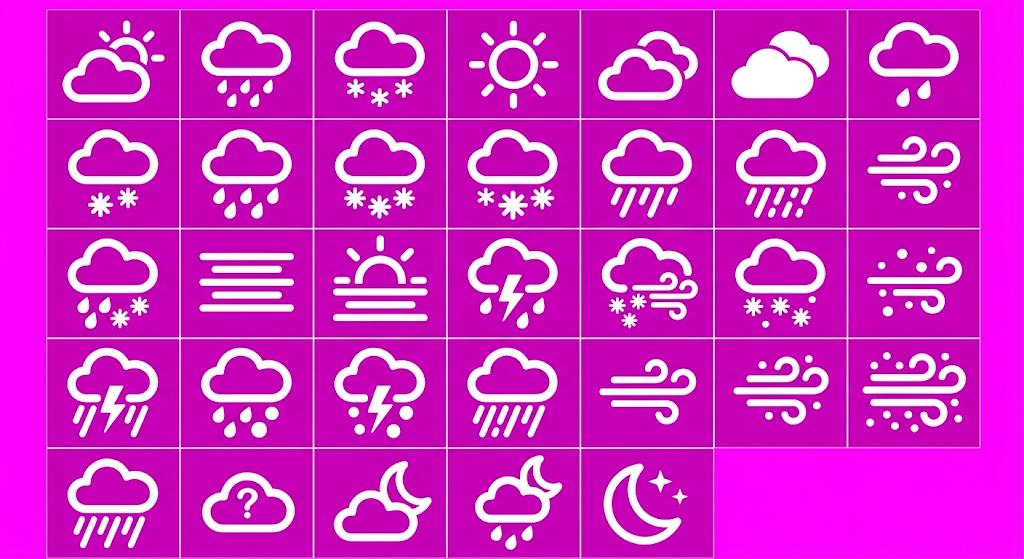
#> input picture sample-watchfaces/concentric-dial-half/weather-sheet.png, 1024 x 559 px
$ python weather.py
#> lines starting #> are read from the running program, lines starting #| are printed output that depends on the picture; long printed decimals are rounded
#!/usr/bin/env python3
"""Cuts the 29 weather icons (Zepp index order) out of weather-sheet.png (a generated sheet: white icons on a magenta panel) into project/images/weather/wNN.png, 34x34, white, alpha from the green channel."""
import os,json
import numpy as np
from PIL import Image
HERE=os.path.dirname(os.path.abspath(__file__)); OUT=HERE+'/project/images/weather/'; os.makedirs(OUT,exist_ok=True)
sheet=Image.open(HERE+'/weather-sheet.png').convert('RGB'); a=np.array(sheet).astype('float32')
#> further down, sheet is the input picture: PIL image 1024x559 RGB; mean R, G, B 212, 40.9, 200.8
COLS,ROWS=7,5; X0,Y0,CW,CH=47,10,133.7,109.6
# reading-order cell index in the sheet for each Zepp weather index 0..28 (cells 4, 12, 19 and 26 of the sheet are alternates that are not used)
CELL=[0,1,2,3,5,6,7,8,9,10,11,13,14,15,16,17,18,20,21,22,23,24,25,27,28,29,30,31,32]
assert len(CELL)==29
def cell_alpha(c):
#> called with c = 0
    r,k=divmod(c,COLS); x0,y0=int(X0+k*CW)+6,int(Y0+r*CH)+6; x1,y1=int(X0+(k+1)*CW)-6,int(Y0+(r+1)*CH)-6
    g=a[y0:y1,x0:x1,1]; al=np.clip((g-40)/180.0,0,1)          # panel is pink/magenta (G~0), the icon white (G~255)
    return al
als=[cell_alpha(c) for c in CELL]
#> in cell_alpha (call 19), `r, k = divmod(c, COLS)`: r = 3; k = 0
#> in cell_alpha (call 19), `x0, y0 = (int(X0 + k * CW) + 6, int(Y0 + r * CH) + 6)`: x0 = 53; y0 = 344
#> in cell_alpha (call 19), `x1, y1 = (int(X0 + (k + 1) * CW) - 6, int(Y0 + (r + 1) * CH) - 6)`: x1 = 174; y1 = 442
#> in cell_alpha (call 19), `al = np.clip((g - 40) / 180.0, 0, 1)`:
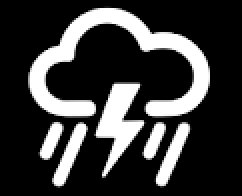
#> al: shape (98, 121) float32 (shown 2 times larger); min 0, max 1, mean 0.227
#> in cell_alpha (call 20), `r, k = divmod(c, COLS)`: k = 1
#> in cell_alpha (call 20), `x0, y0 = (int(X0 + k * CW) + 6, int(Y0 + r * CH) + 6)`: x0 = 186
#> in cell_alpha (call 20), `x1, y1 = (int(X0 + (k + 1) * CW) - 6, int(Y0 + (r + 1) * CH) - 6)`: x1 = 308
#> in cell_alpha (call 20), `al = np.clip((g - 40) / 180.0, 0, 1)`:
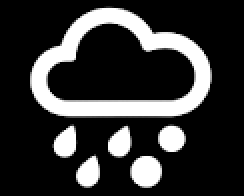
#> al: shape (98, 122) float32 (shown 2 times larger); min 0, max 1, mean 0.206
#> in cell_alpha (call 21), `r, k = divmod(c, COLS)`: k = 2
#> in cell_alpha (call 21), `x0, y0 = (int(X0 + k * CW) + 6, int(Y0 + r * CH) + 6)`: x0 = 320
#> in cell_alpha (call 21), `x1, y1 = (int(X0 + (k + 1) * CW) - 6, int(Y0 + (r + 1) * CH) - 6)`: x1 = 442
#> in cell_alpha (call 21), `al = np.clip((g - 40) / 180.0, 0, 1)`:
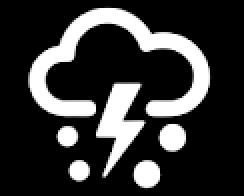
#> al: shape (98, 122) float32 (shown 2 times larger); min 0, max 1, mean 0.211
#> in cell_alpha (call 22), `r, k = divmod(c, COLS)`: k = 3
#> in cell_alpha (call 22), `x0, y0 = (int(X0 + k * CW) + 6, int(Y0 + r * CH) + 6)`: x0 = 454
#> in cell_alpha (call 22), `x1, y1 = (int(X0 + (k + 1) * CW) - 6, int(Y0 + (r + 1) * CH) - 6)`: x1 = 575
#> in cell_alpha (call 22), `g = a[y0:y1, x0:x1, 1]`:
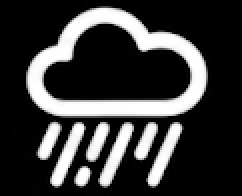
#> g: shape (98, 121) float32 (shown 2 times larger); min 0, max 255, mean 58.3
#> in cell_alpha (call 22), `al = np.clip((g - 40) / 180.0, 0, 1)`:
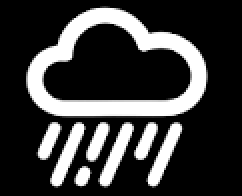
#> al: shape (98, 121) float32 (shown 2 times larger); min 0, max 1, mean 0.232
#> in cell_alpha (call 23), `r, k = divmod(c, COLS)`: k = 4
#> in cell_alpha (call 23), `x0, y0 = (int(X0 + k * CW) + 6, int(Y0 + r * CH) + 6)`: x0 = 587
#> in cell_alpha (call 23), `x1, y1 = (int(X0 + (k + 1) * CW) - 6, int(Y0 + (r + 1) * CH) - 6)`: x1 = 709
#> in cell_alpha (call 23), `g = a[y0:y1, x0:x1, 1]`:
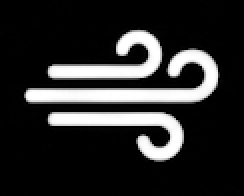
#> g: shape (98, 122) float32 (shown 2 times larger); min 0, max 255, mean 43.6
#> in cell_alpha (call 23), `al = np.clip((g - 40) / 180.0, 0, 1)`:
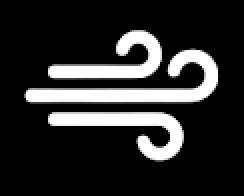
#> al: shape (98, 122) float32 (shown 2 times larger); min 0, max 1, mean 0.174
#> als = 29 items
boxes=[]
for al in als:
    ys,xs=np.where(al>0.35); boxes.append((xs.min(),xs.max(),ys.min(),ys.max()))
#> this loop made 29 passes
#> after the loop, boxes = 29 items, first 6: (9, 111, 4, 86), (15, 104, 5, 90), (15, 104, 6, 90), (15, 104, 5, 92), (10, 107, 15, 81), (14, 103, 6, 90)
mx=max(max(b[1]-b[0],b[3]-b[2]) for b in boxes)+1
#> mx = 104
SC=30.0/mx                                   # one scale for all, so every icon keeps its relative size
#> SC = 0.288
names=[]
for i,(al,b) in enumerate(zip(als,boxes)):
    cx,cy=(b[0]+b[1])/2,(b[2]+b[3])/2; R=mx*0.5+3
    crop=np.zeros((int(2*R),int(2*R)),dtype='float32');
    x0,y0=int(cx-R),int(cy-R)
    for yy in range(crop.shape[0]):
        for xx in range(crop.shape[1]):
            sy,sx=y0+yy,x0+xx
            if 0<=sy<al.shape[0] and 0<=sx<al.shape[1]: crop[yy,xx]=al[sy,sx]
    img=Image.fromarray((crop*255).astype('uint8'),'L').resize((34,34),Image.LANCZOS)
    rgba=Image.new('RGBA',(34,34),(240,242,248,0)); rgba.putalpha(img)
    n='weather/w%02d.png'%i; rgba.save(HERE+'/project/images/'+n,optimize=True); names.append(n)
#> this loop made 29 passes
#> (b, cx, cy, x0, y0, n) on passes 1 to 12: ((9, 111, 4, 86), 60, 45, 5, -10, 'weather/w00.png'), ((15, 104, 5, 90), 59.5, 47.5, 4, -7, 'weather/w01.png'), ((15, 104, 6, 90), 59.5, 48, 4, -7, 'weather/w02.png'), ((15, 104, 5, 92), 59.5, 48.5, 4, -6, 'weather/w03.png'), ((10, 107, 15, 81), 58.5, 48, 3, -7, 'weather/w04.png'), ((14, 103, 6, 90), 58.5, 48, 3, -7, 'weather/w05.png'), ((15, 104, 4, 91), 59.5, 47.5, 4, -7, 'weather/w06.png'), ((16, 105, 4, 93), 60.5, 48.5, 5, -6, 'weather/w07.png'), ((15, 104, 4, 93), 59.5, 48.5, 4, -6, 'weather/w08.png'), ((13, 103, 4, 94), 58, 49, 3, -6, 'weather/w09.png'), ((15, 104, 4, 92), 59.5, 48, 4, -7, 'weather/w10.png'), ((12, 104, 11, 78), 58, 44.5, 3, -10, 'weather/w11.png')
#> after the loop, names = 29 items, first 6: 'weather/w00.png', 'weather/w01.png', 'weather/w02.png', 'weather/w03.png', 'weather/w04.png', 'weather/w05.png'
json.dump(names,open(HERE+'/weather-names.json','w')); print(len(names),'icons, scale',SC,'max box',mx)
#| 29 icons, scale 0.2885 max box 104
